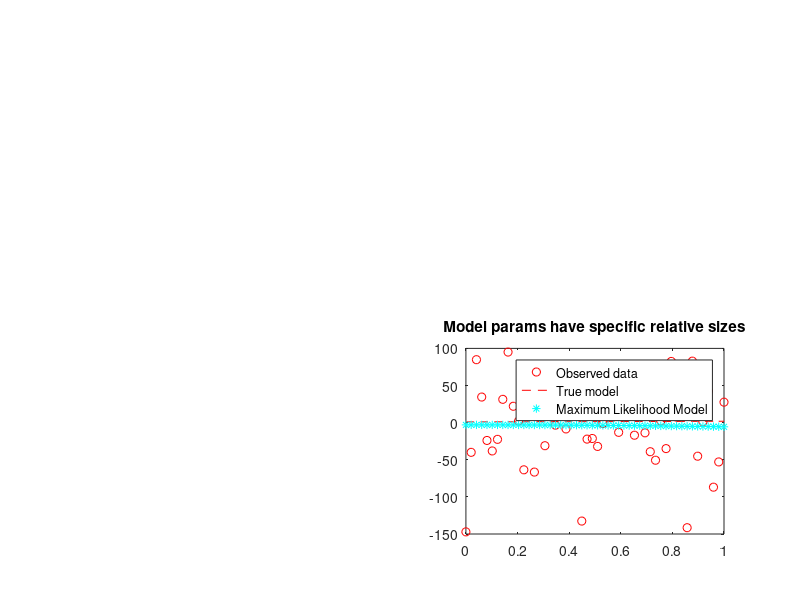

Write the MATLAB code that produced this figure.
rng('default')
rng(1)
% Set up z vector
N=50;z=[0:N-1].'/(N-1);
% Set up model
M=4
mtrue = [1, 1/2, 1/4, 1/8].'
% Set up data kernel
G = [ ones(N,1), z, z.*z, z.^3 ];
% Compute data with specified variance
sigmam =55.55
sigmad=(0.05^2+sigmam^2)^.5    %For question 3-5.5
%sigmad=0.1
dobs=G*mtrue+random('Normal',0,sigmad,N,1);




L = 3

r=1/sigmam
F = zeros(N+L,M)
f = zeros(N+L,1)
F(1:N,1:M)=1/sigmad*G
f(1:N)=1/sigmad*dobs
F(N+1,1)=1*r
F(N+1,2)=(-2)*r
F(N+2,1)=1*r
F(N+2,3)=(-4)*r
F(N+3,1)=1*r
F(N+3,4)=(-8)*r;




A=F.'*F
b=F.'*f
mest_ML=A\b




subplot(2,2,4)
plot(z,dobs,'ro')
hold on
plot(z,G*mtrue,'r--')
%plot(z,G*mest,'g-')
%plot(z,G*mest_SP,'b-')
plot(z,G*mest_ML,'c*')
hold off
legend('Observed data','True model','Maximum Likelihood Model')
title('Model params have specific relative sizes')
